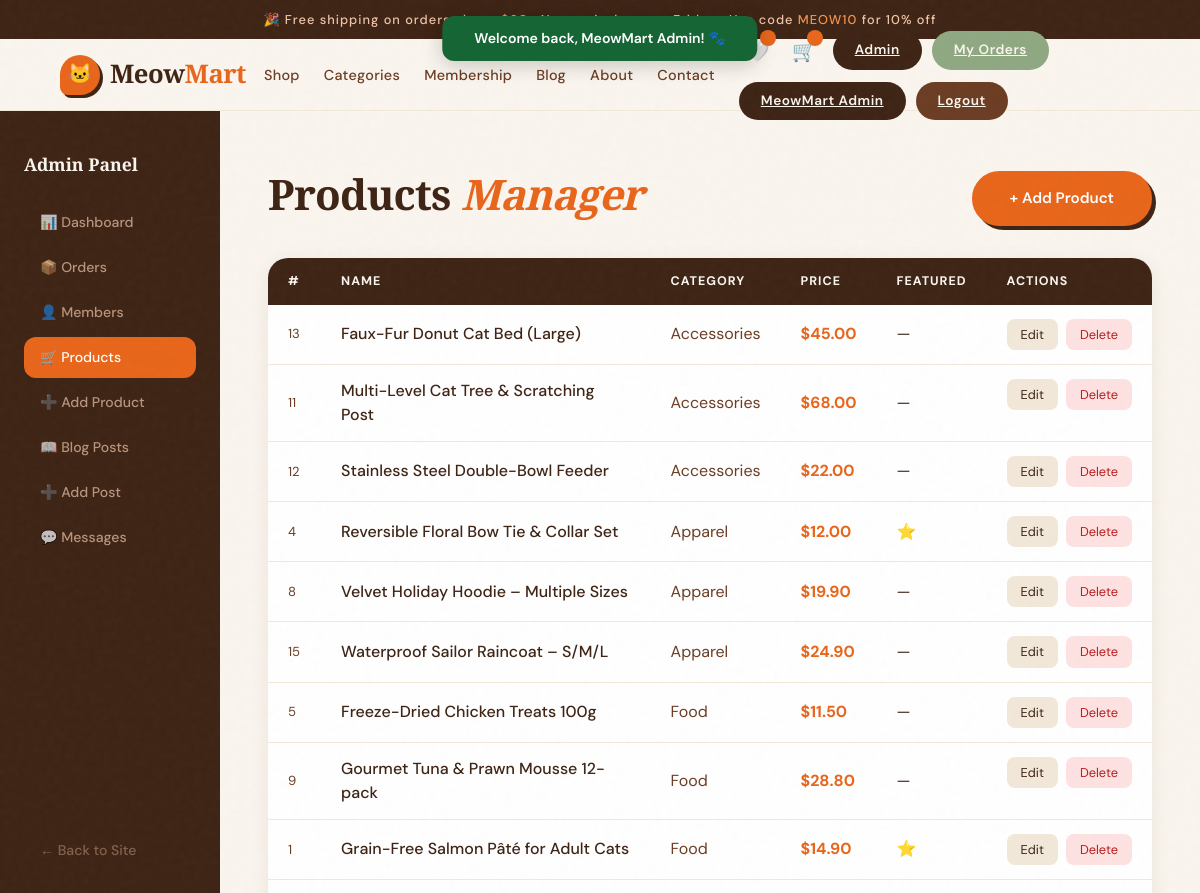
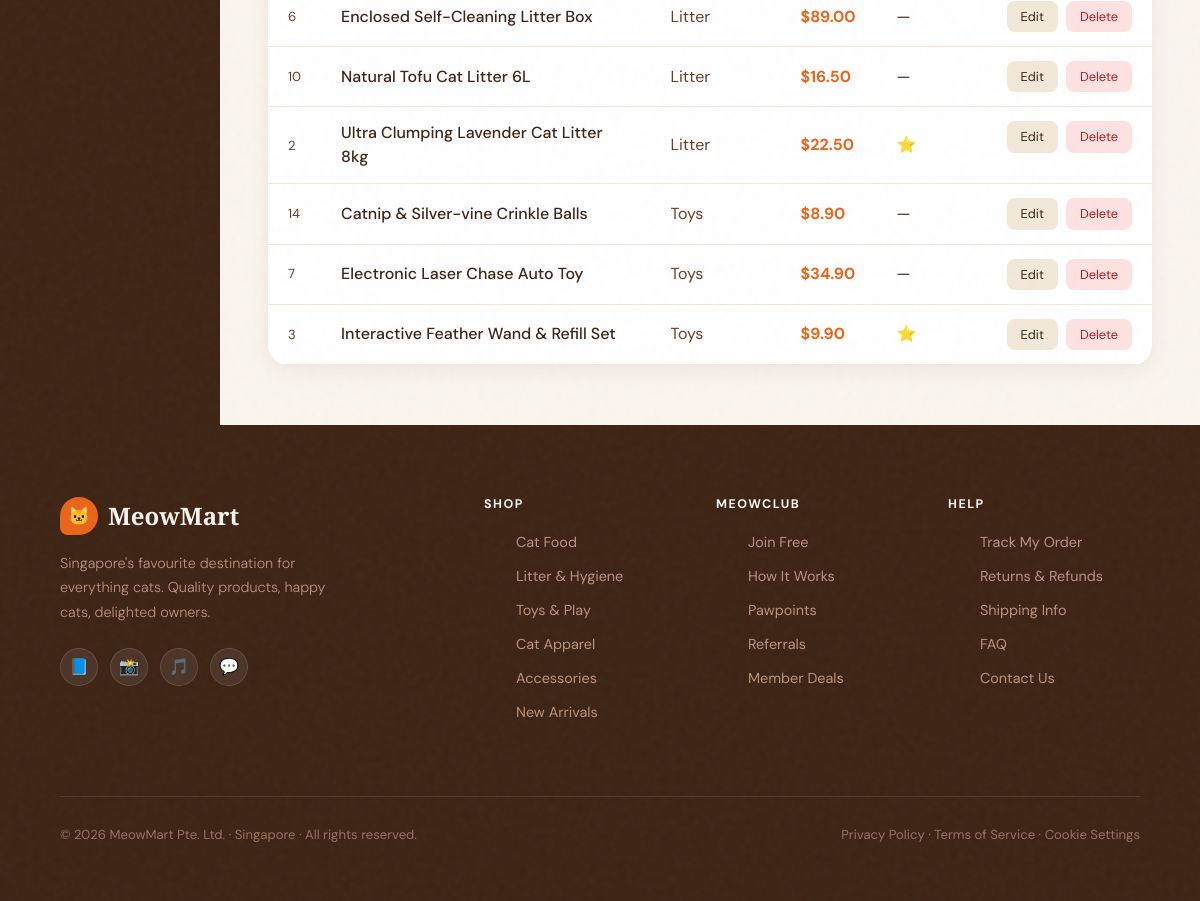
/admin/products.php (signed in), run on the app's committed database (2 pictures, top to bottom).
### tables this page shows
CREATE TABLE products (
    id          INT UNSIGNED   AUTO_INCREMENT PRIMARY KEY,
    name        VARCHAR(200)   NOT NULL,
    category    VARCHAR(50)    NOT NULL,
    price       DECIMAL(8,2)   NOT NULL,
    description TEXT           DEFAULT NULL,
    is_featured TINYINT(1)     NOT NULL DEFAULT 0,
    created_at  TIMESTAMP      DEFAULT CURRENT_TIMESTAMP
);

### includes/functions.php (called while the page is built, shortened)
<?php
function config(): array {
    static $cfg = null;
    if ($cfg === null) {
        $file = __DIR__ . '/../config/config.php';
        $cfg = require $file;
    }
    return $cfg;
}
function base_url(string $path = ''): string {
    $base = rtrim(config()['base_url'] ?? '', '/');
    $path = ltrim($path, '/');
    return $path === '' ? ($base ?: '') : $base . '/' . $path;
}
function h(?string $v): string {
    return htmlspecialchars((string)$v, ENT_QUOTES, 'UTF-8');
}
function get_flash(): ?array {
    $f = $_SESSION['flash'] ?? null;
    return $f;
}
function current_user(): ?array {
    return $_SESSION['user'] ?? null;
}
function is_admin(): bool {
    return (current_user()['role'] ?? '') === 'admin';
}
function money(float $amount): string {
    return '$' . number_format($amount, 2);
}

### config/config.php (called while the page is built)
<?php
return [
    'db_host'   => '127.0.0.1',
    'db_name'   => 'meowmart',
    'db_user'   => 'root',
    'db_pass'   => '',
    'site_name' => 'MeowMart',
    'base_url'  => '',
];

### admin/products.php (the view, shortened to what this page needs)
<?php
require_once __DIR__ . '/../includes/functions.php';
require_once __DIR__ . '/../includes/header.php';
require_once __DIR__ . '/../includes/db.php';
$pdo = db();
$products = $pdo->query('SELECT * FROM products ORDER BY category, name')->fetchAll();
?>
<div style="display:flex;min-height:80vh;flex-wrap:wrap;">
  <?php include __DIR__ . '/sidebar.php'; ?>
  <section style="flex:1;padding:60px 48px;overflow-x:auto;">
    <div style="display:flex;align-items:center;justify-content:space-between;margin-bottom:32px;">
      <h1 class="section-title">Products <em>Manager</em></h1>
      <a href="<?= h(base_url('admin/product_form.php')) ?>" class="btn-primary" style="text-decoration:none;">+ Add Product</a>
    </div>
    <table style="width:100%;border-collapse:collapse;background:var(--white);border-radius:20px;overflow:hidden;box-shadow:0 4px 20px rgba(61,35,20,.08);">
      <thead style="background:var(--brown);color:var(--cream);">
        <tr>
          <?php foreach (['#','Name','Category','Price','Featured','Actions'] as $h): ?>
            <th style="padding:14px 20px;text-align:left;font-size:.78rem;font-weight:700;letter-spacing:.08em;text-transform:uppercase;"><?= $h ?></th>
          <?php endforeach; ?>
        </tr>
      </thead>
      <tbody>
        <?php foreach ($products as $p): ?>
        <tr style="border-bottom:1px solid var(--warm);">
          <td style="padding:14px 20px;color:var(--brown-md);font-size:.82rem;"><?= $p['id'] ?></td>
          <td style="padding:14px 20px;font-weight:500;color:var(--brown);"><?= h($p['name']) ?></td>
          <td style="padding:14px 20px;color:var(--brown-md);"><?= h($p['category']) ?></td>
          <td style="padding:14px 20px;color:var(--orange);font-weight:700;"><?= money((float)$p['price']) ?></td>
          <td style="padding:14px 20px;"><?= $p['is_featured'] ? '⭐' : '—' ?></td>
          <td style="padding:14px 20px;display:flex;gap:8px;">
            <a href="<?= h(base_url('admin/product_form.php?id=' . $p['id'])) ?>"
               style="background:var(--warm);border-radius:8px;padding:6px 14px;font-size:.8rem;text-decoration:none;color:var(--brown);">Edit</a>
            <form method="POST" onsubmit="return confirm('Delete this product?')">
              <button type="submit" style="background:#fee2e2;border:none;border-radius:8px;padding:6px 14px;font-size:.8rem;cursor:pointer;color:#b91c1c;">Delete</button>
            </form>
          </td>
        </tr>
        <?php endforeach; ?>
      </tbody>
    </table>
  </section>
</div>
<?php require_once __DIR__ . '/../includes/footer.php'; ?>

### includes/header.php (shortened to what this page needs)
<?php
require_once __DIR__ . '/functions.php';
$flash     = get_flash();
?>
<!DOCTYPE html>
<html lang="en">
<head>
  <link href="https://cdn.jsdelivr.net/npm/bootstrap@5.3.3/dist/css/bootstrap.min.css" rel="stylesheet">
  <link rel="stylesheet" href="<?= h(base_url('assets/css/style.css')) ?>"/>
</head>
<body>
<?php if ($flash): ?>
<div role="status" aria-live="polite" style="position:fixed;top:16px;left:50%;transform:translateX(-50%);z-index:10000;
            background:<?= $flash['type']==='error'?'#b91c1c':'#166534' ?>;
            color:#fff;padding:12px 32px;border-radius:12px;font-family:'DM Sans',sans-serif;
            font-size:.88rem;font-weight:600;box-shadow:0 4px 20px rgba(0,0,0,.2);">
  <?= h($flash['message']) ?>
</div>
<?php endif; ?>
<div class="site-header">
  <div class="announcement text-center" role="note">
    🎉 Free shipping on orders above <span>$60</span> · New arrivals every Friday · Use code <span>MEOW10</span> for 10% off
  </div>
  <?php include __DIR__ . '/navbar.php'; ?>
</div>
<main id="main-content">

### includes/navbar.php (shortened to what this page needs)
<?php $user = current_user(); ?>
<nav class="navbar-shell" aria-label="Main navigation">
  <a href="<?= h(base_url('index.php')) ?>" class="nav-logo text-decoration-none">
    <div class="paw" aria-hidden="true">🐱</div>
    <div class="brand">Meow<span>Mart</span></div>
  </a>
  <div class="nav-menu" id="navMenu">
    <ul class="nav-links list-unstyled mb-0" role="list">
      <li><a href="<?= h(base_url('shop/products.php')) ?>">Shop</a></li>
      <li><a href="<?= h(base_url('index.php')) ?>#categories">Categories</a></li>
      <li><a href="<?= h(base_url('index.php')) ?>#membership">Membership</a></li>
      <li><a href="<?= h(base_url('content/blog.php')) ?>">Blog</a></li>
      <li><a href="<?= h(base_url('content/about.php')) ?>">About</a></li>
      <li><a href="<?= h(base_url('content/contact.php')) ?>">Contact</a></li>
    </ul>
    <div class="nav-actions">
      <a href="<?= h(base_url('shop/wishlist.php')) ?>" class="nav-icon text-decoration-none" title="Wishlist" aria-label="Open wishlist">🤍<span class="badge"><?= wishlist_count() ?: '' ?></span></a>
      <a href="<?= h(base_url('shop/cart.php')) ?>" class="nav-icon text-decoration-none" title="Cart" aria-label="View shopping cart">
        🛒<span class="badge"><?= cart_count() ?: '' ?></span>
      </a>
      <?php if ($user): ?>
        <?php if (is_admin()): ?>
          <a href="<?= h(base_url('admin/dashboard.php')) ?>" class="btn-member">Admin</a>
        <?php endif; ?>
        <a href="<?= h(base_url('shop/orders.php')) ?>" class="btn-member" style="background:var(--sage);">My Orders</a>
        <a href="<?= h(base_url('account/profile.php')) ?>" class="btn-member"><?= h($user['name']) ?></a>
        <a href="<?= h(base_url('account/logout.php')) ?>" class="btn-member" style="background:var(--brown-md);">Logout</a>
      <?php else: ?>
        <a href="<?= h(base_url('account/login.php')) ?>" class="btn-member" style="text-decoration:none;background:var(--white);color:var(--brown);">Log In</a>
        <a href="<?= h(base_url('account/register.php')) ?>" class="btn-member" style="text-decoration:none;">Join Free</a>
      <?php endif; ?>
    </div>
  </div>
</nav>

### admin/sidebar.php
<?php $current = basename($_SERVER['PHP_SELF']); ?>
<aside class="admin-sidebar" role="navigation" aria-label="Admin navigation">
  <div class="admin-sidebar-inner">
    <p class="admin-sidebar-title">Admin Panel</p>
    <?php
    $links = [
      ['dashboard.php',    '📊 Dashboard'],
      ['orders.php',       '📦 Orders'],
      ['users.php',        '👤 Members'],
      ['products.php',     '🛒 Products'],
      ['product_form.php', '➕ Add Product'],
      ['blog_posts.php',   '📖 Blog Posts'],
      ['blog_form.php',    '➕ Add Post'],
      ['messages.php',     '💬 Messages'],
    ];
    foreach ($links as [$file, $label]):
      $active = $current === $file;
    ?>
    <a href="<?= h(base_url('admin/' . $file)) ?>"
       class="admin-nav-link <?= $active ? 'active' : '' ?>"
       aria-current="<?= $active ? 'page' : 'false' ?>">
      <?= $label ?>
    </a>
    <?php endforeach; ?>
    <div style="flex:1;"></div>
    <a href="<?= h(base_url('index.php')) ?>" class="admin-nav-link" style="opacity:.55;margin-top:8px;">← Back to Site</a>
  </div>
</aside>

### includes/footer.php (shortened to what this page needs)
</main>
<footer>
  <div class="footer-grid">
    <div class="footer-brand">
      <div class="logo">
        <div class="paw">🐱</div>
        <div class="name">MeowMart</div>
      </div>
      <p>Singapore's favourite destination for everything cats. Quality products, happy cats, delighted owners.</p>
      <div class="social-links">
        <a class="social-btn" href="#" aria-label="Visit our Facebook page">📘</a>
        <a class="social-btn" href="#" aria-label="Visit our Instagram page">📸</a>
        <a class="social-btn" href="#" aria-label="Visit our TikTok page">🎵</a>
        <a class="social-btn" href="#" aria-label="Chat with customer support">💬</a>
      </div>
    </div>
    <div class="footer-col">
      <h4>Shop</h4>
      <ul>
        <li><a href="<?= h(base_url('shop/products.php?cat=food')) ?>">Cat Food</a></li>
        <li><a href="<?= h(base_url('shop/products.php?cat=litter')) ?>">Litter & Hygiene</a></li>
        <li><a href="<?= h(base_url('shop/products.php?cat=toys')) ?>">Toys & Play</a></li>
        <li><a href="<?= h(base_url('shop/products.php?cat=apparel')) ?>">Cat Apparel</a></li>
        <li><a href="<?= h(base_url('shop/products.php?cat=accessories')) ?>">Accessories</a></li>
        <li><a href="<?= h(base_url('shop/products.php')) ?>">New Arrivals</a></li>
      </ul>
    </div>
    <div class="footer-col">
      <h4>MeowClub</h4>
      <ul>
        <li><a href="<?= h(base_url('account/register.php')) ?>">Join Free</a></li>
        <li><a href="<?= h(base_url('content/about.php')) ?>">How It Works</a></li>
        <li><a href="#">Pawpoints</a></li>
        <li><a href="#">Referrals</a></li>
        <li><a href="#">Member Deals</a></li>
      </ul>
    </div>
    <div class="footer-col">
      <h4>Help</h4>
      <ul>
        <li><a href="<?= h(base_url('shop/orders.php')) ?>">Track My Order</a></li>
        <li><a href="#">Returns & Refunds</a></li>
        <li><a href="#">Shipping Info</a></li>
        <li><a href="#">FAQ</a></li>
        <li><a href="<?= h(base_url('content/contact.php')) ?>">Contact Us</a></li>
      </ul>
    </div>
  </div>
  <div class="footer-bottom">
    <p>© <?= date('Y') ?> MeowMart Pte. Ltd. · Singapore · All rights reserved.</p>
    <p>Privacy Policy · Terms of Service · Cookie Settings</p>
  </div>
</footer>
</body>
</html>

### data on the page
products: id "13", name "Faux-Fur Donut Cat Bed (Large)", category "Accessories", price "$45.00"
products: id "11", name "Multi-Level Cat Tree & Scratching Post", category "Accessories", price "$68.00"
products: id "12", name "Stainless Steel Double-Bowl Feeder", category "Accessories", price "$22.00"
products: id "4", name "Reversible Floral Bow Tie & Collar Set", category "Apparel", price "$12.00"
products: id "8", name "Velvet Holiday Hoodie – Multiple Sizes", category "Apparel", price "$19.90"
products: id "15", name "Waterproof Sailor Raincoat – S/M/L", category "Apparel", price "$24.90"
products: id "5", name "Freeze-Dried Chicken Treats 100g", category "Food", price "$11.50"
products: id "9", name "Gourmet Tuna & Prawn Mousse 12-pack", category "Food", price "$28.80"
products: id "1", name "Grain-Free Salmon Pâté for Adult Cats", category "Food", price "$14.90"
products: id "6", name "Enclosed Self-Cleaning Litter Box", category "Litter", price "$89.00"
products: id "10", name "Natural Tofu Cat Litter 6L", category "Litter", price "$16.50"
products: id "2", name "Ultra Clumping Lavender Cat Litter 8kg", category "Litter", price "$22.50"
products: id "14", name "Catnip & Silver-vine Crinkle Balls", category "Toys", price "$8.90"
products: id "7", name "Electronic Laser Chase Auto Toy", category "Toys", price "$34.90"
products: id "3", name "Interactive Feather Wand & Refill Set", category "Toys", price "$9.90"

### other printed values
$flash['message'] "Welcome back, MeowMart Admin! 🐾"
$user['name'] "MeowMart Admin"
$label "📊 Dashboard"
$label "📦 Orders"
$label "👤 Members"
$label "🛒 Products"
$label "➕ Add Product"
$label "📖 Blog Posts"
$label "➕ Add Post"
$label "💬 Messages"
$h "#"
$h "NAME"
$h "CATEGORY"
$h "PRICE"
$h "FEATURED"
